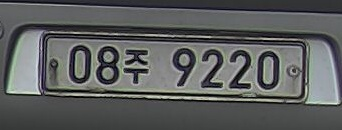
#> input picture KNN/ST/image/1.jpg, 342 x 130 px, given in place of 3.jpg, which was not available
$ python 08.classify_number.py
#> lines starting #> are read from the running program, lines starting #| are printed output that depends on the picture; after the words box and inside, x2 and y2 are one past the last pixel; in counts of white or black regions, pixels touching at a corner belong together; pictures that were not available may be replaced by others from this repository, and a replacement may not be noted
#> the answer given: 3
import os # windows 자원을 사용하기 위해 선언

import numpy as np, cv2
from Common.knn import find_number, place_middle
import cv2
import numpy as np
import matplotlib.pyplot as plt
from datetime import datetime
import time
import pytesseract
import PIL
from PIL import Image


# 밑의 전역변수는 전처리를 하여 번호판을 자르기 위한 과정
MIN_AREA = 90 # 번호판 윤곽선 최소 범위 지정
MIN_WIDTH, MIN_HEIGHT = 1, 7 # 최소 너비 높이 지정
# MIN_AREA = 80 # 번호판 윤곽선 최소 범위 지정
# MIN_WIDTH, MIN_HEIGHT = 2, 8 # 최소 너비 높이 지정
MIN_RATIO, MAX_RATIO = 0.25, 1.0 # 최소 비율 범위 지정

MAX_DIAG_MULTIPLYER = 5 # 대각선의 길이
MAX_ANGLE_DIFF = 12.0 # 1번 tontour와 2번째 contour의 각도
MAX_AREA_DIFF = 0.5 # 면적의 차이
MAX_WIDTH_DIFF = 0.8 # 넓이의 차이
MAX_HEIGHT_DIFF = 0.2 # 높이의 차이
MIN_N_MATCHED = 3 # 위의 조건을 최소 3개 이상 만족

PLATE_WIDTH_PADDING = 1.3
PLATE_HEIGHT_PADDING = 1.5
MIN_PLATE_RATIO = 3
MAX_PLATE_RATIO = 10

oo = None

def preprocessing(car_no): # 원본 이미지에서 흐릿한 이미지의 검정과 흰색을 채워서 후보군 추출. 번호판 영역을 Crop하기 위한 함수.
#> called with car_no = 3
    global oo
    image = cv2.imread("C:/study/KNN/ST/image/%01d.jpg" % car_no, cv2.IMREAD_COLOR) # 이미지를 호출
#> image is the input picture: shape (130, 342, 3); mean B, G, R 93.3, 93.6, 91.5
    # cv2.imshow("image", image)
    # cv2.waitKey()
    height, width, channel = image.shape # 높이, 넓이, 컬러
#> height = 130; width = 342; channel = 3
    # print("height=", height)
    # print("width=", width)
    # print("channel=", channel)
    if image is None: return None, None
    gray = cv2.cvtColor(image, cv2.COLOR_BGR2GRAY)  # 명암도 영상 변환 (색상 공간 변환)
    structuringElement = cv2.getStructuringElement(cv2.MORPH_RECT, (3, 3))

    imgTopHat = cv2.morphologyEx(gray, cv2.MORPH_TOPHAT, structuringElement)
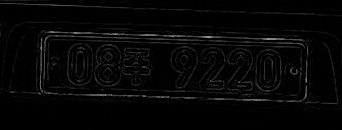
#> imgTopHat: shape (130, 342); min 0, max 158, mean 6.1
    imgBlackHat = cv2.morphologyEx(gray, cv2.MORPH_BLACKHAT, structuringElement)
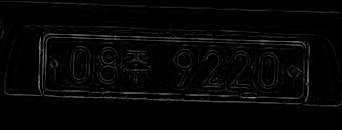
#> imgBlackHat: shape (130, 342); min 0, max 141, mean 5.8
    # [4 lines of commented-out code are left out]

    imgGrayscalePlusTopHat = cv2.add(gray, imgTopHat)
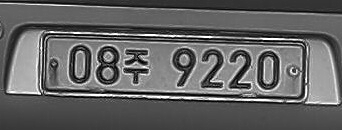
#> imgGrayscalePlusTopHat: shape (130, 342); min 0, max 255, mean 98.8
    gray = cv2.subtract(imgGrayscalePlusTopHat, imgBlackHat)
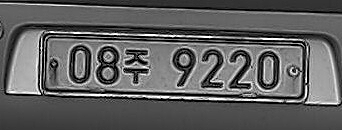
#> gray: shape (130, 342); min 0, max 255, mean 95
    img_blurred = cv2.GaussianBlur(gray, ksize=(3, 3), sigmaX=0)
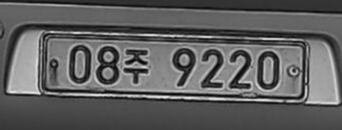
#> img_blurred: shape (130, 342); min 5, max 230, mean 95
    img_thresh = cv2.adaptiveThreshold(
        img_blurred,
        maxValue=255.0,
        adaptiveMethod=cv2.ADAPTIVE_THRESH_GAUSSIAN_C,
        thresholdType=cv2.THRESH_BINARY_INV,
        blockSize=19,
        C=9
    )
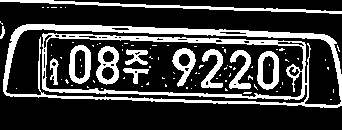
#> img_thresh: shape (130, 342); 23.7% white; 89 white regions (77 under 20 px)

    # cv2.imshow("gray2", gray)
    # cv2.imwrite("gray2.jpg", gray)
    # cv2.waitKey()

    contours, _ = cv2.findContours(img_thresh, mode=cv2.RETR_TREE,
                                   method=cv2.CHAIN_APPROX_SIMPLE)
#> contours = 128 contours, 102 with area under 20; largest, box (x1, y1, x2, y2) and area: (3, 24, 342, 108) 24036, (45, 37, 304, 98) 13031, (5, 28, 342, 106) 6112, (69, 45, 91, 84) 676, (257, 51, 279, 90) 674

    temp_result = np.zeros((height, width, channel), dtype=np.uint8)
#> (the run stopped early here; a loop or call above may not have finished)

$ run again, on KNN/ST/image/13.jpg
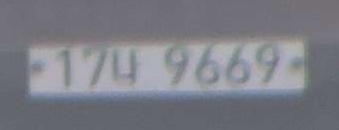
#> input picture KNN/ST/image/13.jpg, 339 x 130 px, given in place of 3.jpg, which was not available
#> in preprocessing, image is the input picture: shape (130, 339, 3); mean B, G, R 133.2, 125.4, 124.2
#> in preprocessing, `imgTopHat = cv2.morphologyEx(gray, cv2.MORPH_TOPHAT, structuringElement)`:
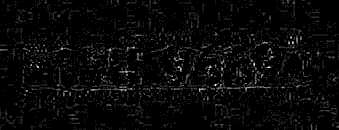
#> imgTopHat: shape (130, 339); min 0, max 11, mean 0.372; drawn with min black and max white
#> in preprocessing, `img_thresh = cv2.adaptiveThreshold( img_blurred, maxValue=255.0, adapt..`:
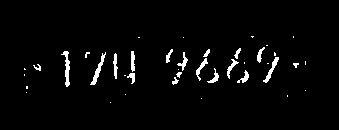
#> img_thresh: shape (130, 339); 2.8% white; 40 white regions (22 under 20 px)
#> contours = 40 contours, 26 with area under 20; largest, box (x1, y1, x2, y2) and area: (61, 51, 70, 87) 99, (90, 52, 106, 85) 93, (263, 57, 279, 83) 79, (196, 58, 208, 81) 56, (113, 53, 118, 79) 50

$ run again, on KNN/ST/image/14.jpg
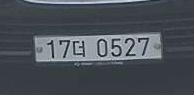
#> input picture KNN/ST/image/14.jpg, 194 x 95 px, given in place of 3.jpg, which was not available
#> in preprocessing, image is the input picture: shape (95, 194, 3); mean B, G, R 87.4, 81, 74.6
#> in preprocessing, `imgBlackHat = cv2.morphologyEx(gray, cv2.MORPH_BLACKHAT, structuringEl..`:
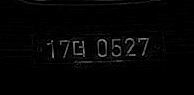
#> imgBlackHat: shape (95, 194); min 0, max 153, mean 4.2
#> in preprocessing, `img_thresh = cv2.adaptiveThreshold( img_blurred, maxValue=255.0, adapt..`:
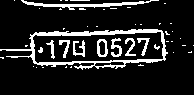
#> img_thresh: shape (95, 194); 13.3% white; 46 white regions (35 under 20 px)
#> contours = 49 contours, 37 with area under 20; largest, box (x1, y1, x2, y2) and area: (0, 29, 168, 70) 4380, (32, 31, 164, 64) 3452, (21, 0, 159, 10) 262, (97, 39, 108, 57) 150, (94, 61, 125, 67) 107

$ run again, on KNN/ST/image/15.jpg
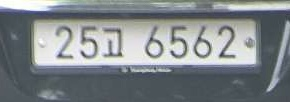
#> input picture KNN/ST/image/15.jpg, 290 x 102 px, given in place of 3.jpg, which was not available
#> in preprocessing, image is the input picture: shape (102, 290, 3); mean B, G, R 137.5, 134.4, 128.3
#> in preprocessing, `imgBlackHat = cv2.morphologyEx(gray, cv2.MORPH_BLACKHAT, structuringEl..`:
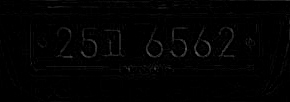
#> imgBlackHat: shape (102, 290); min 0, max 104, mean 2.4
#> in preprocessing, `img_thresh = cv2.adaptiveThreshold( img_blurred, maxValue=255.0, adapt..`:
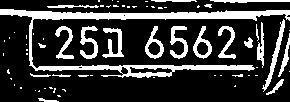
#> img_thresh: shape (102, 290); 22.1% white; 70 white regions (47 under 20 px)
#> contours = 78 contours, 57 with area under 20; largest, box (x1, y1, x2, y2) and area: (0, 9, 290, 78) 2876, (145, 26, 164, 59) 306, (193, 26, 212, 59) 304, (262, 19, 285, 92) 228, (102, 28, 124, 58) 205
